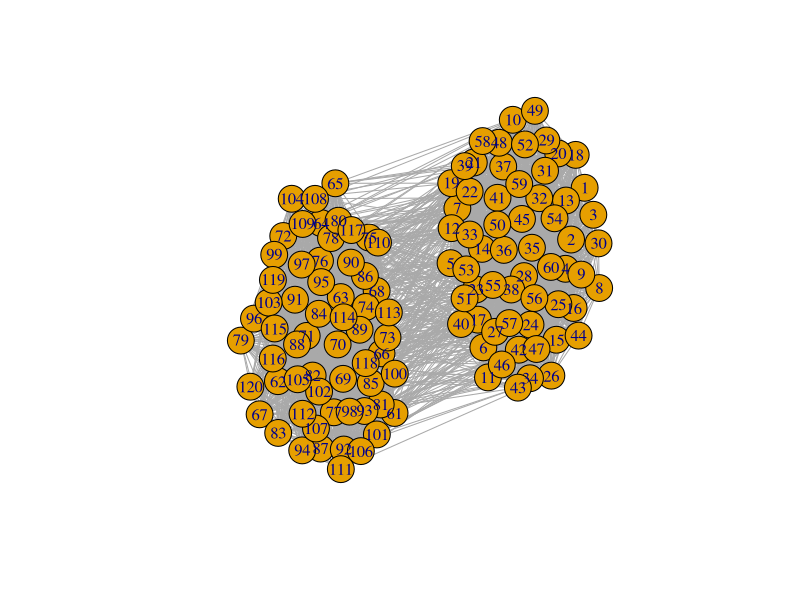
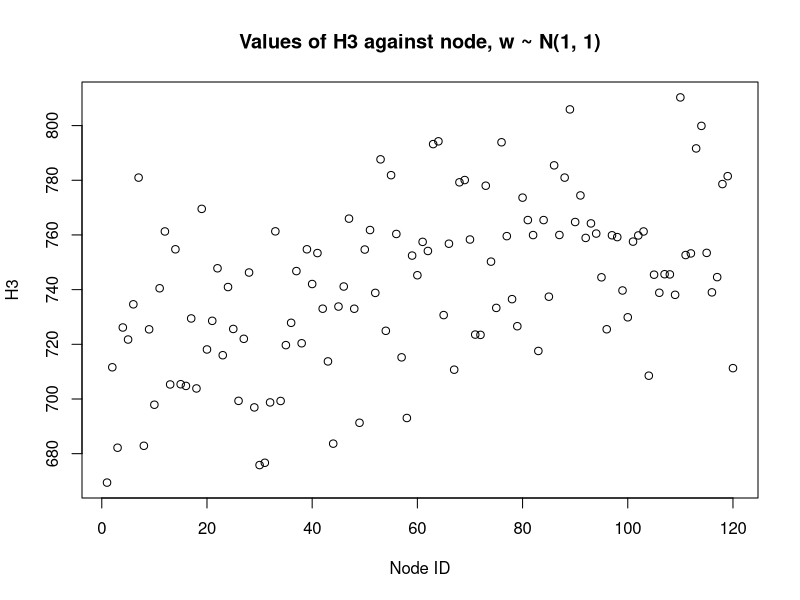
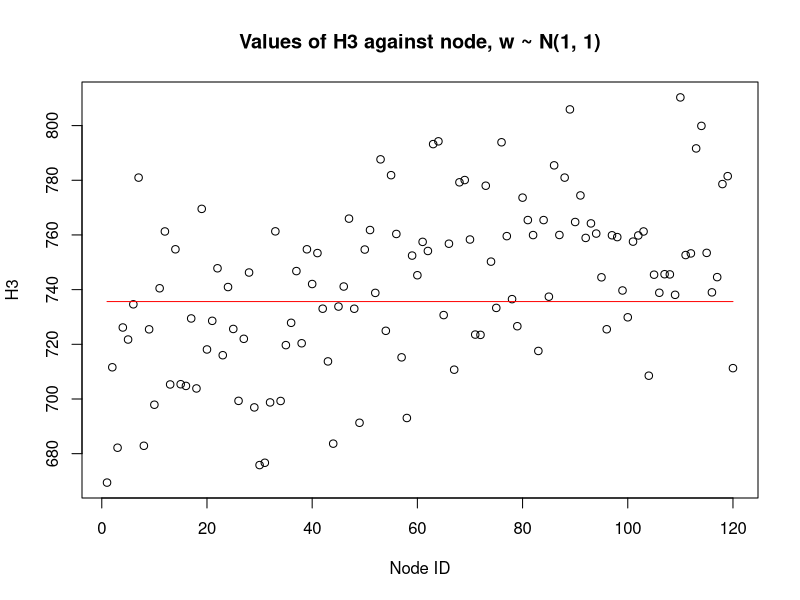

Source code (R) for these figures, in order:
library(igraph);

rm(list = ls());

# Returns the GCN normalization term as a matrix.
GCN.Mat.Norm = function(grf) {
    Ident = diag(rep(1, length(V(grf))));
    A = grf %>% get.adjacency %>% as.matrix;
    A.hat = A + Ident;
    Dr.hat = diag((grf %>% degree + 1)^(-1/2));
    return(Dr.hat %*% A.hat %*% Dr.hat);
};

ReLU = function(x) {
    return(x * as.numeric(x > 0));
}

# Example.
grf.test = sample_sbm(n = 120, block.sizes = c(60, 60), directed = F, pref.matrix = rbind(
    c(0.8, 0.1),
    c(0.1, 0.8)
));
plot(grf.test);

x1 = c(rnorm(60, mean = 20, sd = 4), rnorm(60, mean = 30, sd = 4));
x2 = c(rnorm(60, mean = 40, sd = 4), rnorm(60, mean = 30, sd = 4));
x3 = c(rnorm(60, mean = 22, sd = 3), rnorm(60, mean = 25, sd = 2));

X = cbind(x1, x2, x3);
W0 = matrix(rnorm(6, mean = 1, sd = 1), nrow = 3, ncol = 3);
W1 = matrix(rnorm(6, mean = 1, sd = 1), nrow = 3, ncol = 2);
W2 = rnorm(2, mean = 1, sd = 1);

H0 = X;
H1 = ReLU(GCN.Mat.Norm(grf.test) %*% H0 %*% W0);
H2 = ReLU(GCN.Mat.Norm(grf.test) %*% H1 %*% W1);
H3 = ReLU(GCN.Mat.Norm(grf.test) %*% H2 %*% W2);
H0;
H1;
H2;
H3;
plot(H3, xlab = "Node ID", ylab = "H3", main = "Values of H3 against node, w ~ N(1, 1)");

Best.Cutoff = function(x, label, n.slice) {
    n = length(x);
    x.range = max(x) - min(x);
    h = x.range / n.slice;
    x.cutoff = seq(from = min(x), to = max(x), by = h);
    accuracy = rep(0, length(x.cutoff));
    for (i in 1:length(x.cutoff)) {
        label.hat = as.numeric(x >= x.cutoff[i]);
        label.rev.hat = as.numeric(x < x.cutoff[i]);
        accuracy[i] = max(sum(label.hat == label), sum(label.rev.hat == label)) / n;
    }
    print(sprintf("Max accuracy achievable: %f.", max(accuracy)));
    return(x.cutoff[accuracy == max(accuracy)]);
};

best.h3.cutoff = Best.Cutoff(H3, c(rep(0, 60), rep(1, 60)), n.slice = 100);
best.h3.cutoff;

plot(H3 ~ c(1:120), xlab = "Node ID", ylab = "H3", main = "Values of H3 against node, w ~ N(1, 1)");
for (h3.cutoff in best.h3.cutoff) {
    lines(rep(h3.cutoff, 120) ~ c(1:120), col = "red");
}
